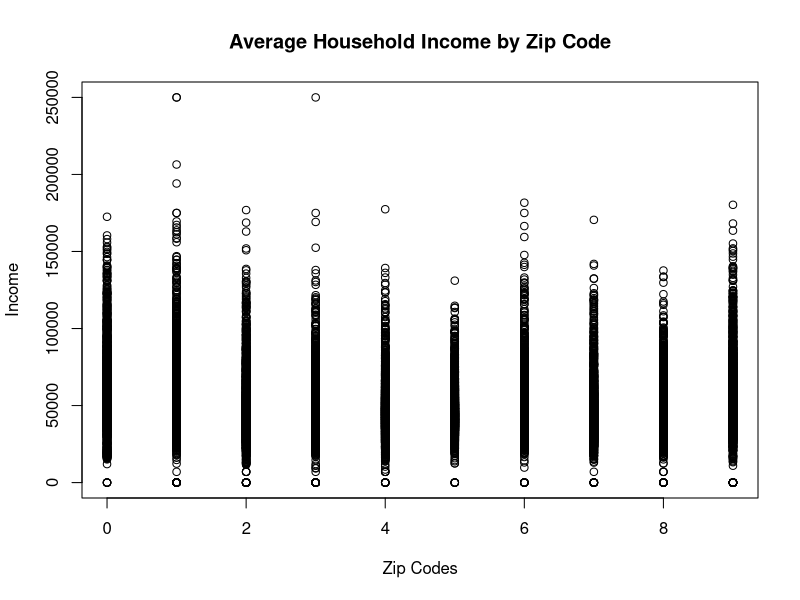
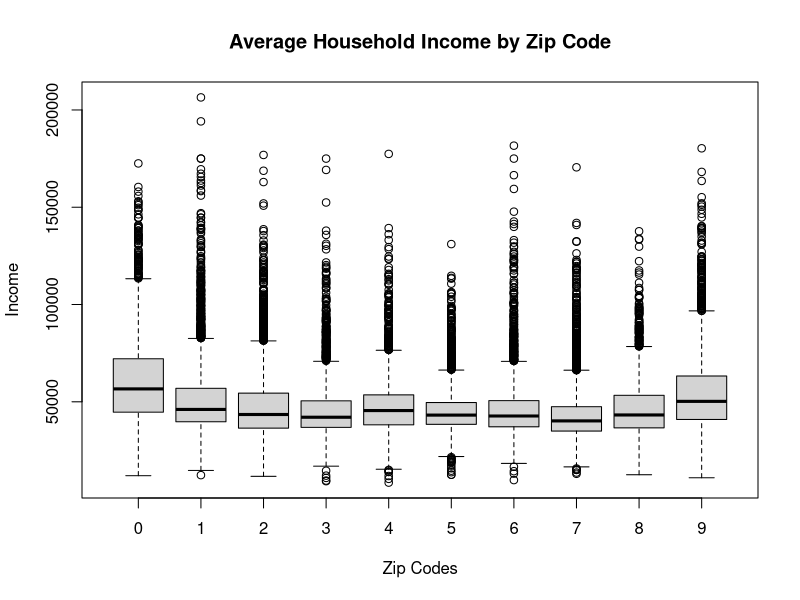
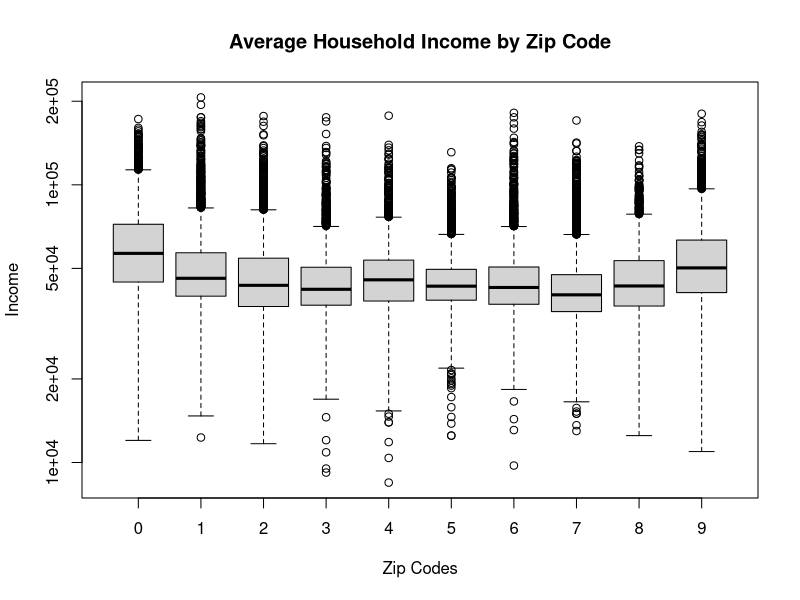
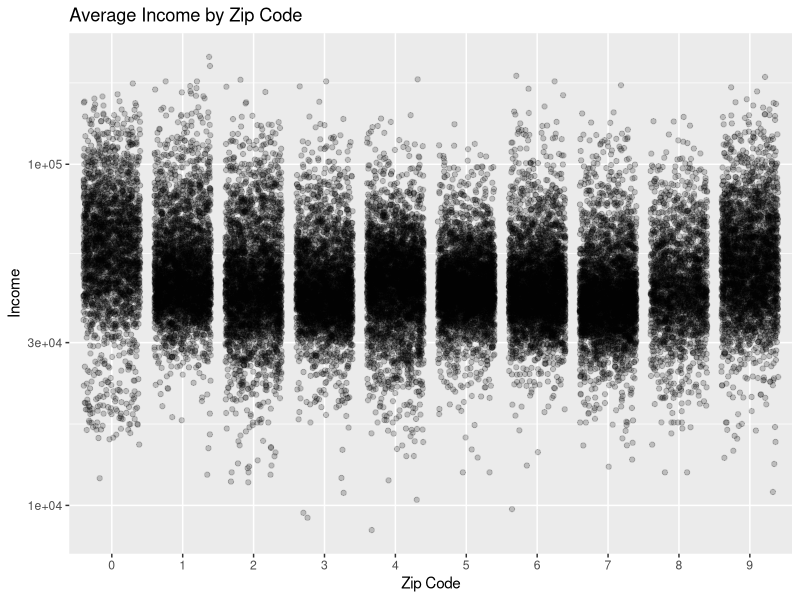
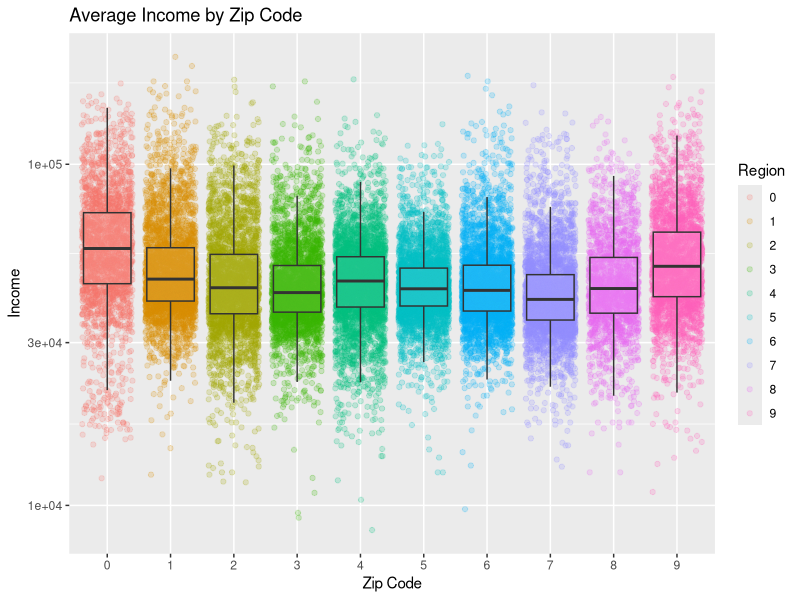

Recreate these plots in R, in order.
## ---- chunk 1
ZipIncome <- read.table("zipIncome.txt", header = TRUE, sep = "|")
## ---- chunk 2
names(ZipIncome) <- c("zipCode", "income")
## ---- chunk 3
summary(ZipIncome)
## ---- chunk 4
zipCode <- ZipIncome$zipCode
income <- ZipIncome$income
plot(zipCode, income, main = 'Average Household Income by Zip Code', xlab = 'Zip Codes', ylab = 'Income')
## ---- chunk 5
ZipIncome <- subset(ZipIncome, income > 7000 & income < 250000)
## ---- chunk 6
boxplot(income ~ zipCode, data = ZipIncome, main = 'Average Household Income by Zip Code', xlab = 'Zip Codes', ylab = 'Income')
## ---- chunk 7
boxplot(income ~ zipCode, data = ZipIncome, main = 'Average Household Income by Zip Code', xlab = 'Zip Codes', ylab = 'Income', log = 'y')
## ---- chunk 8
library(ggplot2)
g = ggplot(data=ZipIncome, aes(x=as.factor(zipCode), y=income)) + labs(x="Zip Code", y="Income", title="Average Income by Zip Code") + scale_y_log10()
g + geom_point(position="jitter", alpha=0.2)
## ---- chunk 9
g + geom_point(aes(colour=factor(zipCode)), position="jitter", alpha=0.2) + geom_boxplot(alpha=0.1, outlier.size=-Inf) + labs(color="Region")
